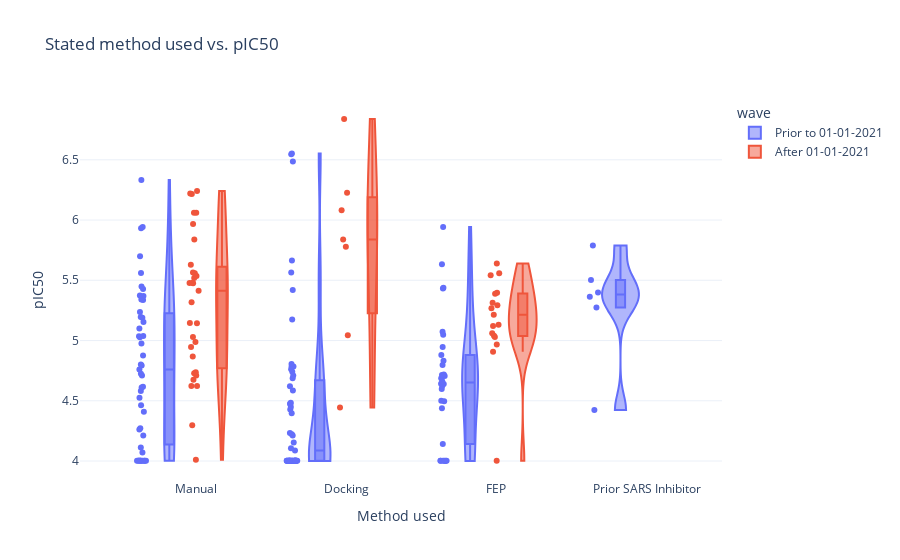

Notebook cell for this chart:
### Code cell
date_cutoff = datetime(2021, 1, 1)
moonshot['Method used'] = moonshot.classified_method.str.title().str.replace('_', ' ').str.replace('Sars', 'SARS').str.replace('Fep', 'FEP')
moonshot['wave'] =  ((moonshot.submission_date < date_cutoff) & (moonshot.shipment_date < date_cutoff)).map({True: f'Prior to {date_cutoff.strftime("%d-%m-%Y")}',
                                                                                                             False: f'After {date_cutoff.strftime("%d-%m-%Y")}'
                                                                                                             }
                                                                                                             )

subbed = moonshot.loc[~moonshot.classified_method.isin(['STARTING_LIBRARY', 'UNKNOWN', 'MANUAL_POSSIBLY'])]



fig = px.violin(subbed,
                template='plotly_white',
                title=f'Stated method used vs. pIC50',
                y='pIC50', x='Method used',
                #log_y=True,
               #color='lucky_creator',
               color='wave',
               category_orders={"Method used": ['Prior SARS Inhibitors', 'Manual', 'Docking', 'FEP'],
                               "wave": [f'Prior to {date_cutoff.strftime("%d-%m-%Y")}', f'After {date_cutoff.strftime("%d-%m-%Y")}'],
                               },
               box=True,
               points='all')
fig.update_traces(spanmode = 'hard')
fig.write_image("images/method_ic50.png", width=800, height=600, scale=2)
fig

### Figure 1 — Plotly figure (JSON) as saved in the notebook; plotly's stock layout.template omitted (floating-point values rounded to 4 significant figures; data arrays with more than 128 entries replaced by an {"elided": "..."} marker saying what was removed)
{"data": [{"alignmentgroup": "True", "box": {"visible": true}, "hovertemplate": "wave=Prior to 01-01-2021<br>Method used=%{x}<br>pIC50=%{y}<extra></extra>", "legendgroup": "Prior to 01-01-2021", "marker": {"color": "#636efa"}, "name": "Prior to 01-01-2021", "offsetgroup": "Prior to 01-01-2021", "orientation": "v", "points": "all", "scalegroup": "True", "showlegend": true, "spanmode": "hard", "type": "violin", "x": {"elided": "138 str values"}, "x0": " ", "xaxis": "x", "y": {"elided": "138 float values"}, "y0": " ", "yaxis": "y"}, {"alignmentgroup": "True", "box": {"visible": true}, "hovertemplate": "wave=After 01-01-2021<br>Method used=%{x}<br>pIC50=%{y}<extra></extra>", "legendgroup": "After 01-01-2021", "marker": {"color": "#EF553B"}, "name": "After 01-01-2021", "offsetgroup": "After 01-01-2021", "orientation": "v", "points": "all", "scalegroup": "True", "showlegend": true, "spanmode": "hard", "type": "violin", "x": {"elided": "4600 str values"}, "x0": " ", "xaxis": "x", "y": {"elided": "4600 float values"}, "y0": " ", "yaxis": "y"}], "layout": {"autosize": true, "legend": {"title": {"text": "wave"}, "tracegroupgap": 0}, "title": {"text": "Stated method used vs. pIC50"}, "violinmode": "group", "xaxis": {"anchor": "y", "autorange": true, "categoryarray": ["Prior SARS Inhibitors", "Manual", "Docking", "FEP"], "categoryorder": "array", "domain": [0, 1], "range": [0.2391, 4.5], "title": {"text": "Method used"}, "type": "category"}, "yaxis": {"anchor": "x", "autorange": true, "domain": [0, 1], "range": [3.842, 6.996], "title": {"text": "pIC50"}, "type": "linear"}}}
